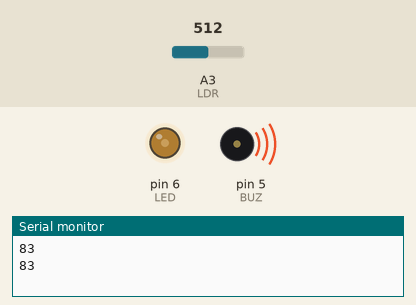
Recording of a sketch running on a simulated Arduino Uno, built with avr-gcc and run on an emulated ATmega328P. Shown: output pins drawn as LEDs (lit = HIGH), buzzer (waves = sounding), the last lines printed to the serial monitor. Inputs (shaded band) come from the test bench; at power-on: A3 (LDR) = 512.

Above: at 1.8 s.
1.9 s: A3 (LDR) set to 716
At 2.9 s:
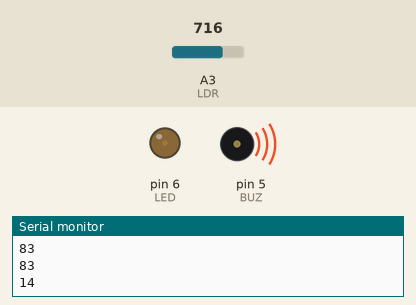
3.5 s: A3 (LDR) set to 900
At 4.4 s:
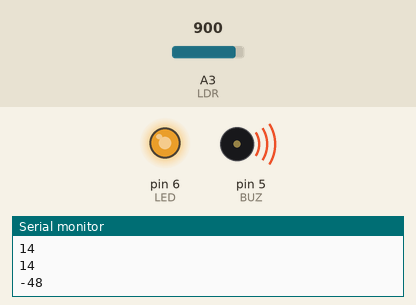
5.5 s: A3 (LDR) set to 1023
At 7.2 s:
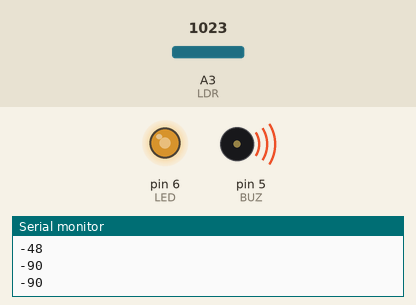
7.5 s: A3 (LDR) set to 511
At 8.8 s:
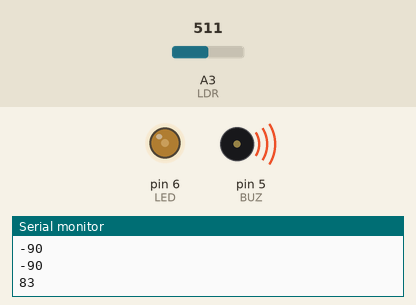
Timing chart, 0 to 10.5 s (numbered marks = the images above; inputs shaded):
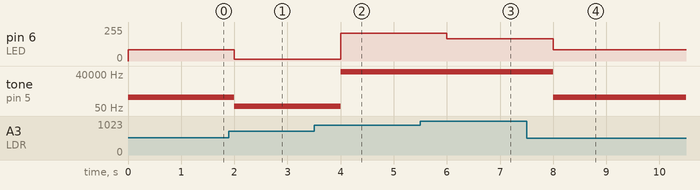

Measured:
- after the input at 1.9 s, pin 6 (LED): 83/255 → 14/255 after 0.10 s; tone on pin 5 (BUZ): 415 Hz → 70 Hz after 0.10 s
- after the input at 3.5 s, pin 6 (LED): 14/255 → 208/255 after 0.50 s; tone on pin 5 (BUZ): 70 Hz → 65296 Hz after 0.50 s
- after the input at 5.5 s, pin 6 (LED): 208/255 → 166/255 after 0.50 s; tone on pin 5 (BUZ): 65296 Hz → 65086 Hz after 0.50 s
- after the input at 7.5 s, pin 6 (LED): 166/255 → 83/255 after 0.50 s; tone on pin 5 (BUZ): 65086 Hz → 415 Hz after 0.50 s

The sketch:

LightSensorLEDBuz.ino
```cpp
#define LDR A3
#define LED 6
#define BUZ 5

int inputval=0;
int outputval=0;

void setup() {
  // put your setup code here, to run once:
  pinMode(LDR,INPUT);
  pinMode(LED,OUTPUT);
  pinMode(BUZ,OUTPUT);

  Serial.begin(9600);
}

void loop() {
  // put your main code here, to run repeatedly:
  inputval=analogRead(LDR);
  outputval=map(inputval,0,756,255,0);

  analogWrite(LED,outputval);
  tone(BUZ,outputval*5);

  Serial.println(outputval);

  delay(1000);
}
```
